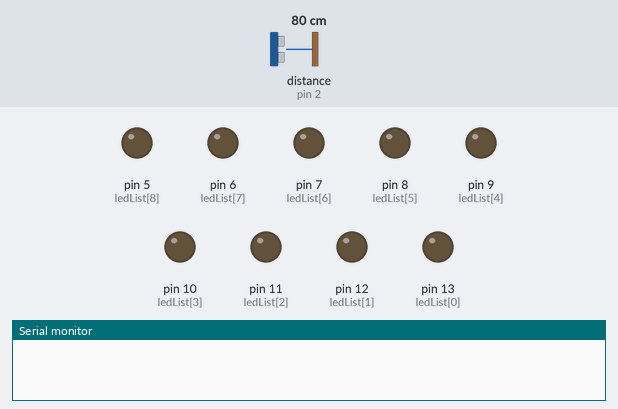
Bench run of a sketch on a simulated Arduino Uno, built with avr-gcc and run on an emulated ATmega328P. On the bench: output pins drawn as LEDs (lit = HIGH), the last lines printed to the serial monitor. Wiring (inferred from the names in the program): ultrasonic range finder: trigger pin 3; echo pin 2. Dashed ring = blinking. The test bench sets the inputs (shaded band); at power-on: distance to the obstacle (sensor on pin 2) 80 cm. The echo pulse lasts 58.3 µs per cm; pins used as bus, display or sensor lines are not drawn.

Above: at 0.1 s.
At 2.2 s:
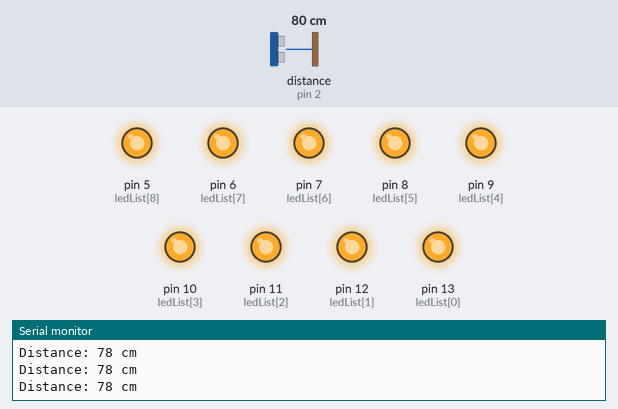
2.3 s: distance to the obstacle (sensor on pin 2) set to 201 cm
5.3 s: distance to the obstacle (sensor on pin 2) set to 208 cm
At 8.1 s:
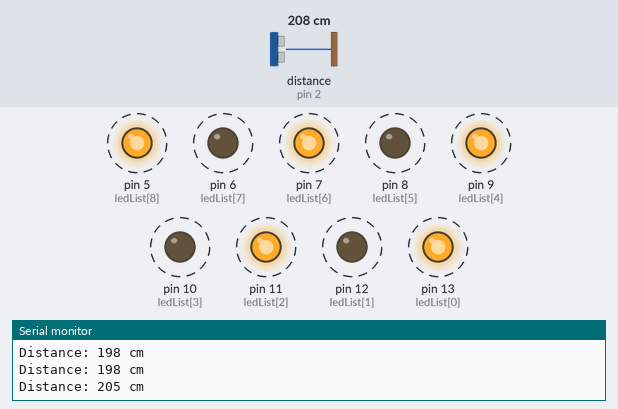
Timing chart, 0 to 14.3 s (numbered marks = the images above; inputs shaded):
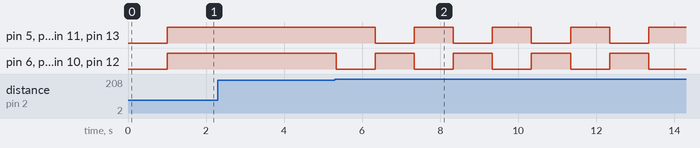

Measured:
- the behaviour switches between 203 and 204 cm on distance to the obstacle (sensor on pin 2) (found by bisection; images 1 and 2)
- after the input at 5.3 s, pin 5 (ledList[8]), pin 7 (ledList[6]), pin 9 (ledList[4]), pin 11 (ledList[2]), pin 13 (ledList[0]): alternates HIGH for 1.0 s and LOW for 1.0 s, starting after 1.0 s; pin 6 (ledList[7]), pin 8 (ledList[5]), pin 10 (ledList[3]), pin 12 (ledList[1]): alternates HIGH for 1.0 s and LOW for 1.0 s, starting at once

The sketch:

morProjectLed1.ino
```cpp
const int listSize = 9;
int ledList[listSize]= {13, 12, 11, 10, 9, 8, 7, 6, 5};

//ultrasonic sensor
#define echoPin 2 // attach pin D2 Arduino to pin Echo of HC-SR04
#define trigPin 3 //attach pin D3 Arduino to pin Trig of HC-SR04


void setup() {
  Serial.begin(9600);
  delay(1000);
  for(int i=0; i < listSize; i++){
    pinMode(ledList[i], OUTPUT);
  }
  //ultrasonic sensor
  pinMode(trigPin, OUTPUT); // Sets the trigPin as an OUTPUT
  pinMode(echoPin, INPUT); // Sets the echoPin as an INPUT
}

void off_FromTheEndToStart();

void loop() {
  action_By_Distance();

}

/// choosing leds by the distance from sensor
void action_By_Distance(){
  int distance = get_Distance_Ultrasonic();
  if (distance > 1000){
    turningOnA_Heart_M();
  }
  else if(distance > 200){
      even_And_NotEven();
  }
  else {
    on_All_Leds_Together();
  }
}


/// This function will turn A and then Heart and then the M in that order
void turningOnA_Heart_M(){
  off_All_Leds_Together();
   for(int i=0; i < listSize/3; i++){
    digitalWrite(ledList[i], HIGH);
  }
  delay(3000);
  off_All_Leds_Together();
  for(int i=listSize/3; i < (2*listSize)/3; i++){
    digitalWrite(ledList[i], HIGH);
  }
  delay(3000);
  off_All_Leds_Together();
  for(int i=(2*listSize)/3; i < listSize; i++){
    digitalWrite(ledList[i], HIGH);
  }
  delay(5000);
  off_All_Leds_Together();
}

/// Maxing even and not even leds
void even_And_NotEven(){
  for(int i=0; i<3; i++){
    on_All_even_Leds_Together();
    delay(1000);
    on_All_not_even_Leds_Together();
    delay(1000);
  }


}


/// Turning off all leds from the end to start
void off_FromTheEndToStart(){
  for(int i=listSize-1; i >= 0; i--){
    digitalWrite(ledList[i], LOW);
    delay(700);
    Serial.println("The i is " + String(i) );
    Serial.println("The number is " +String(ledList[i]) );
  }
}

/// Turning off all leds from the start to end
void off_FromTheStartToEnd(){
  for(int i=0; i < listSize ; i++){
    digitalWrite(ledList[i], LOW);
    delay(700);
    Serial.println("The i is " + String(i) );
    Serial.println("The number is " +String(ledList[i]) );
  }
}


/// Turning on all the leds in the same time
void on_All_Leds_Together(){
  for(int i=0; i < listSize; i++){
    digitalWrite(ledList[i], HIGH);
  }
}


/// Turning on all the leds in the same time
void off_All_Leds_Together(){
  for(int i=0; i < listSize; i++){
    digitalWrite(ledList[i], LOW);
  }
}

/// Turning on all even leds together
void on_All_even_Leds_Together(){
  off_All_Leds_Together();
  for(int i=0; i < listSize; i+=2){
    digitalWrite(ledList[i], HIGH);
  }
}

/// Turning on all not even leds together
void on_All_not_even_Leds_Together(){
  off_All_Leds_Together();
  for(int i=1; i < listSize; i+=2){
    digitalWrite(ledList[i], HIGH);
  }
}

///ultrasonic distance information
int get_Distance_Ultrasonic(){
  long duration; // variable for the duration of sound wave travel
  int distance; // variable for the distance measurement
  digitalWrite(trigPin, LOW);
  delayMicroseconds(2);
  // Sets the trigPin HIGH (ACTIVE) for 10 microseconds
  digitalWrite(trigPin, HIGH);
  delayMicroseconds(10);
  digitalWrite(trigPin, LOW);
  // Reads the echoPin, returns the sound wave travel time in microseconds
  duration = pulseIn(echoPin, HIGH);
  // Calculating the distance
  distance = duration * 0.034 / 2; // Speed of sound wave divided by 2 (go and back)
  // Displays the distance on the Serial Monitor
  Serial.print("Distance: ");
  Serial.print(distance);
  Serial.println(" cm");
  return distance;
}
```
